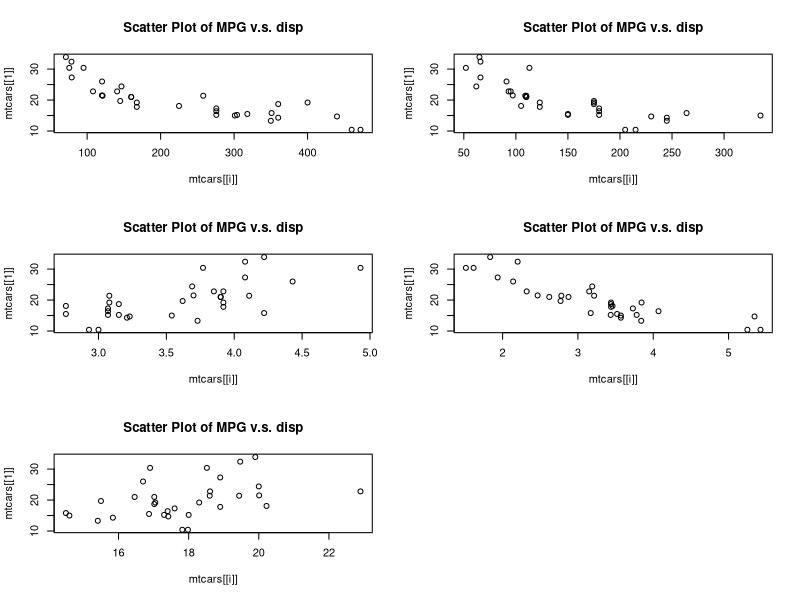

This figure's R source:
data(mtcars)

var = names(mtcars)
var

#Send to PDF


pdf("ScatterPlots.pdf")
par(mfrow = c(3,2))

for (i in 3:7){
  plot(mtcars[[1]]~mtcars[[i]], 
       main = paste("Scatter Plot of MPG v.s.", var[3]))
  
}

dev.off()
